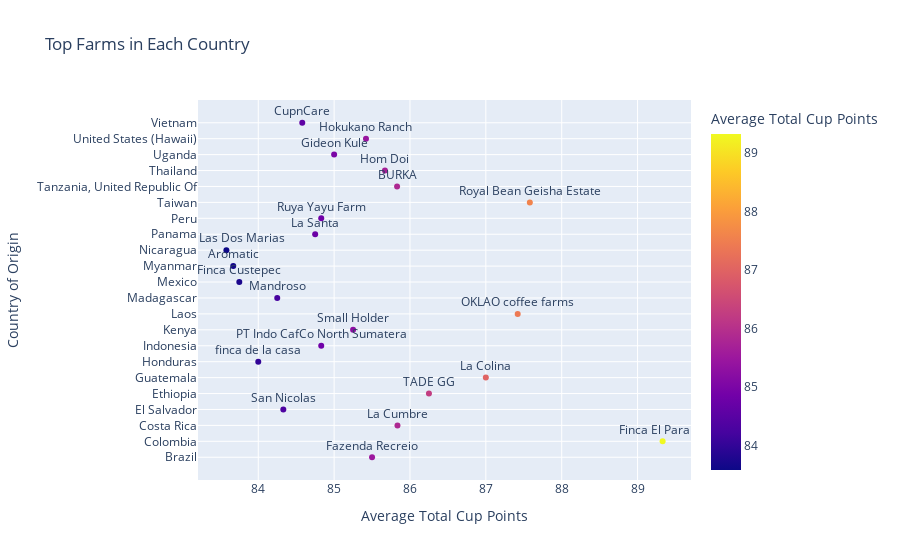

Notebook code cell kept with this figure:
### Code cell
average_points = coffee_data_cleaned.groupby(['Country of Origin', 'Farm Name'])['Total Cup Points'].mean().reset_index()
sorted_farms = average_points.sort_values(['Country of Origin', 'Total Cup Points'], ascending=[True, False])
top_farms = sorted_farms.groupby('Country of Origin').first().reset_index()
fig = px.scatter(top_farms, x='Total Cup Points', y='Country of Origin', text='Farm Name',
                 title='Top Farms in Each Country', color='Total Cup Points',
                 labels={'Total Cup Points': 'Average Total Cup Points'})
fig.update_traces(textposition='top center')
fig.update_layout(xaxis_title='Average Total Cup Points')
fig.show()

### Figure 1 — Plotly figure (JSON) as saved in the notebook; plotly's stock layout.template omitted (floating-point values rounded to 4 significant figures)
{"data": [{"hovertemplate": "Average Total Cup Points=%{marker.color}<br>Country of Origin=%{y}<br>Farm Name=%{text}<extra></extra>", "legendgroup": "", "marker": {"color": [85.5, 89.33, 85.84, 84.33, 86.25, 87, 84, 84.83, 85.25, 87.42, 84.25, 83.75, 83.67, 83.58, 84.75, 84.83, 87.58, 85.83, 85.67, 85, 85.42, 84.58], "coloraxis": "coloraxis", "symbol": "circle"}, "mode": "markers+text", "name": "", "orientation": "h", "showlegend": false, "text": ["Fazenda Recreio", "Finca El Paraiso", "La Cumbre", "San Nicolas", "TADE GG", "La Colina", "finca de la casa", "PT Indo CafCo North Sumatera", "Small Holder", "OKLAO coffee farms", "Mandroso", "Finca Custepec", "Aromatic", "Finca Las Dos Marias", "La Santa", "Ruya Yayu Farm", "Royal Bean Geisha Estate", "BURKA", "Hom Doi", "Gideon Kule", "Hokukano Ranch", "CupnCare"], "textposition": "top center", "type": "scatter", "x": [85.5, 89.33, 85.84, 84.33, 86.25, 87, 84, 84.83, 85.25, 87.42, 84.25, 83.75, 83.67, 83.58, 84.75, 84.83, 87.58, 85.83, 85.67, 85, 85.42, 84.58], "xaxis": "x", "y": ["Brazil", "Colombia", "Costa Rica", "El Salvador", "Ethiopia", "Guatemala", "Honduras", "Indonesia", "Kenya", "Laos", "Madagascar", "Mexico", "Myanmar", "Nicaragua", "Panama", "Peru", "Taiwan", "Tanzania, United Republic Of", "Thailand", "Uganda", "United States (Hawaii)", "Vietnam"], "yaxis": "y"}], "layout": {"coloraxis": {"colorbar": {"title": {"text": "Average Total Cup Points"}}, "colorscale": [[0, "#0d0887"], [0.1111, "#46039f"], [0.2222, "#7201a8"], [0.3333, "#9c179e"], [0.4444, "#bd3786"], [0.5556, "#d8576b"], [0.6667, "#ed7953"], [0.7778, "#fb9f3a"], [0.8889, "#fdca26"], [1, "#f0f921"]]}, "legend": {"tracegroupgap": 0}, "title": {"text": "Top Farms in Each Country"}, "xaxis": {"anchor": "y", "domain": [0, 1], "title": {"text": "Average Total Cup Points"}}, "yaxis": {"anchor": "x", "domain": [0, 1], "title": {"text": "Country of Origin"}}}}
